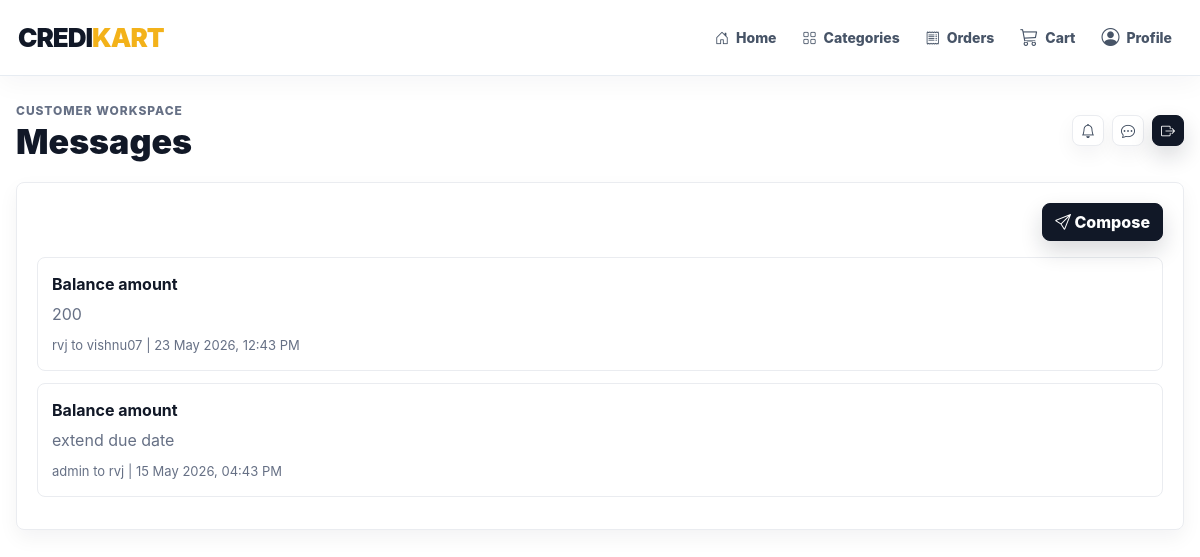
The app's page /messages/ (signed in) with its own data.
### accounts/models.py (models this page shows)
class User(AbstractUser):
    ADMIN = 'admin'
    SHOPKEEPER = 'shopkeeper'
    CUSTOMER = 'customer'
    ROLE_CHOICES = (
        (ADMIN, 'Admin'),
        (SHOPKEEPER, 'Shopkeeper'),
        (CUSTOMER, 'Customer'),
    )
    role = models.CharField(max_length=20, choices=ROLE_CHOICES, default=CUSTOMER)
    phone = models.CharField(max_length=20, blank=True)
    address = models.TextField(blank=True)
    is_approved = models.BooleanField(default=True)
    created_at = models.DateTimeField(auto_now_add=True)
    @property
    def is_platform_admin(self):
        return self.is_superuser or self.role == self.ADMIN
    @property
    def is_shopkeeper(self):
        return self.role == self.SHOPKEEPER
    @property
    def is_customer(self):
        return self.role == self.CUSTOMER

### chat_system/models.py (models this page shows, shortened)
class Message(models.Model):
    sender = models.ForeignKey(settings.AUTH_USER_MODEL, on_delete=models.CASCADE, related_name='sent_messages')
    recipient = models.ForeignKey(settings.AUTH_USER_MODEL, on_delete=models.CASCADE, related_name='received_messages')
    order = models.ForeignKey('orders.Order', on_delete=models.SET_NULL, null=True, blank=True, related_name='messages')
    credit = models.ForeignKey('credits.CreditTransaction', on_delete=models.SET_NULL, null=True, blank=True, related_name='messages')
    subject = models.CharField(max_length=160)
    body = models.TextField()
    is_read = models.BooleanField(default=False)
    created_at = models.DateTimeField(auto_now_add=True)
    class Meta:
        ordering = ['-created_at']

### chat_system/views.py (the view)
# urls.py: path('', views.inbox, name='inbox'),
@login_required
def inbox(request):
    messages_qs = Message.objects.filter(Q(recipient=request.user) | Q(sender=request.user)).select_related('sender', 'recipient')
    return render(request, 'chat_system/inbox.html', {'conversation': messages_qs})

### templates/chat_system/inbox.html
{% extends 'base.html' %}
{% block page_title %}Messages{% endblock %}
{% block content %}
<section class="panel">
  <div class="d-flex justify-content-end mb-3"><a class="btn btn-dark" href="{% url 'chat_system:compose' %}"><i class="bi bi-send"></i> Compose</a></div>
  {% for message in conversation %}
    <article class="notice"><div><strong>{{ message.subject }}</strong><p>{{ message.body }}</p><span>{{ message.sender }} to {{ message.recipient }} | {{ message.created_at|date:'d M Y, h:i A' }}</span></div></article>
  {% empty %}<p>No messages yet.</p>{% endfor %}
</section>
{% endblock %}

### templates/base.html (shortened to what this page needs)
{% load static %}
<!doctype html>
<html lang="en">
<head>
  <link href="https://cdn.jsdelivr.net/npm/bootstrap@5.3.3/dist/css/bootstrap.min.css" rel="stylesheet">
  <link href="https://cdn.jsdelivr.net/npm/bootstrap-icons@1.11.3/font/bootstrap-icons.css" rel="stylesheet">
  <link href="{% static 'css/app.css' %}" rel="stylesheet">
</head>
<body class="{% if user.is_authenticated %}app-body{% else %}auth-body{% endif %}">
{% if user.is_authenticated %}
<div class="app-shell">
  <header class="site-navbar">
    <a class="brand" href="{% url 'dashboard:home' %}">CREDI<span>KART</span></a>
    <nav class="primary-nav" aria-label="Primary navigation">
      <a class="nav-link" href="{% url 'dashboard:home' %}"><i class="bi bi-house-door"></i>Home</a>
      {% if user.is_customer %}
        <a class="nav-link" href="{% url 'products:catalog' %}"><i class="bi bi-grid"></i>Categories</a>
      {% endif %}
      <a class="nav-link" href="{% url 'orders:list' %}"><i class="bi bi-receipt"></i>Orders</a>
      {% if user.is_customer %}
        <a class="nav-link nav-icon-link" href="{% url 'cart:detail' %}"><i class="bi bi-cart3"></i>Cart</a>
      {% endif %}
      <a class="nav-link nav-icon-link" href="{% url 'accounts:profile' %}"><i class="bi bi-person-circle"></i>Profile</a>
    </nav>
  </header>
  <main class="content">
    <header class="topbar app-container">
      <div>
        <p class="eyebrow mb-1">{{ user.get_role_display|default:'Admin' }} Workspace</p>
        <h1>{% block page_title %}Dashboard{% endblock %}</h1>
      </div>
      <div class="d-flex align-items-center gap-2">
        <a class="btn btn-soft btn-sm" href="{% url 'notifications:list' %}"><i class="bi bi-bell"></i></a>
        <a class="btn btn-soft btn-sm" href="{% url 'chat_system:inbox' %}"><i class="bi bi-chat-dots"></i></a>
        <form method="post" action="{% url 'accounts:logout' %}">{% csrf_token %}
          <button class="btn btn-dark btn-sm"><i class="bi bi-box-arrow-right"></i></button>
        </form>
      </div>
    </header>
    <div class="app-container page-transition">
      {% block content %}{% endblock %}
    </div>
  </main>
</div>
{% else %}
  {% block auth_content %}{% endblock %}
{% endif %}
</body>
</html>

### static/css/app.css (style rules this page uses)
:root { --ink: #111827; --muted: #667085; --line: #eaecf0; --panel: #ffffff; --canvas: #ffffff; --blue: #111827; --blue-strong: #030712; --blue-soft: #f3f4f6; --green: #10a310; --green-strong: #0b7f10; --green-soft: #ecfdf3; --gold: #f3b21a; --gold-soft: #fff7df; --rose-soft: #fff0f1; --shadow-sm: 0 8px 20px rgba(17, 24, 39, .05); --shadow-md: 0 20px 48px rgba(17, 24, 39, .08); --radius: 8px; }
* { box-sizing: border-box; }
html { scroll-behavior: smooth; }
body { margin: 0; color: var(--ink); background: var(--canvas); font-family: Inter, Manrope, Poppins, system-ui, -apple-system, BlinkMacSystemFont, "Segoe UI", sans-serif; letter-spacing: 0; }
a { color: inherit; text-decoration: none; }
.app-body { background: #fff; }
.app-shell { min-height: 100vh; }
.app-container { width: min(1180px, calc(100% - 32px)); margin: 0 auto; }
.site-navbar { position: sticky; top: 0; z-index: 50; display: flex; align-items: center; justify-content: space-between; gap: 22px; min-height: 76px; padding: 14px max(18px, calc((100vw - 1180px) / 2)); background: rgba(255, 255, 255, .94); border-bottom: 1px solid rgba(226, 232, 240, .82); box-shadow: 0 8px 26px rgba(15, 23, 42, .04); backdrop-filter: blur(18px); }
.brand { display: inline-flex; align-items: center; gap: 0; color: var(--blue); font-size: 26px; font-weight: 900; letter-spacing: -1px; white-space: nowrap; }
.brand span { color: var(--gold); }
.primary-nav { display: flex; align-items: center; justify-content: flex-end; gap: 6px; flex-wrap: wrap; }
.primary-nav .nav-link { position: relative; display: inline-flex; align-items: center; gap: 7px; min-height: 40px; padding: 9px 10px; border-radius: var(--radius); color: #475467; font-size: 14px; font-weight: 760; transition: color .2s ease, background .2s ease, transform .2s ease; }
.primary-nav .nav-link::after { content: ""; position: absolute; left: 10px; right: 10px; bottom: 4px; height: 2px; border-radius: 99px; background: var(--gold); transform: scaleX(0); transform-origin: left; transition: transform .2s ease; }
.nav-icon-link i { font-size: 18px; }
.content { padding: 26px 0 44px; min-width: 0; }
.topbar { display: flex; justify-content: space-between; align-items: center; gap: 16px; margin-bottom: 22px; }
.topbar h1 { font-size: clamp(24px, 3vw, 34px); line-height: 1.05; margin: 0; font-weight: 860; }
.eyebrow { color: var(--muted); font-size: 12px; text-transform: uppercase; font-weight: 850; letter-spacing: .08em; }
.btn { border-radius: var(--radius); font-weight: 760; transition: transform .2s ease, box-shadow .2s ease, background .2s ease, border-color .2s ease; }
.btn-dark { border-color: var(--ink); background: var(--ink); box-shadow: 0 10px 22px rgba(17, 24, 39, .16); }
.btn-soft { background: #fff; border: 1px solid var(--line); color: #334155; box-shadow: var(--shadow-sm); }
.panel, .item-card { background: #fff; border: 1px solid var(--line); border-radius: var(--radius); padding: 20px; box-shadow: var(--shadow-sm); }
.page-transition { animation: pageIn .42s ease both; }
.notice { display: flex; justify-content: space-between; gap: 12px; margin-bottom: 12px; padding: 14px; border: 1px solid var(--line); border-radius: var(--radius); background: #fff; }
.notice p { margin: 6px 0; color: var(--muted); }
.notice span { color: var(--muted); font-size: 13px; }

### records on screen
User: role "CUSTOMER"
Message: subject "Balance amount", body "200", sender "rvj", recipient "vishnu07", created_at "23 May 2026, 12:43 PM"
Message: subject "Balance amount", body "extend due date", sender "admin", recipient "rvj", created_at "15 May 2026, 04:43 PM"
